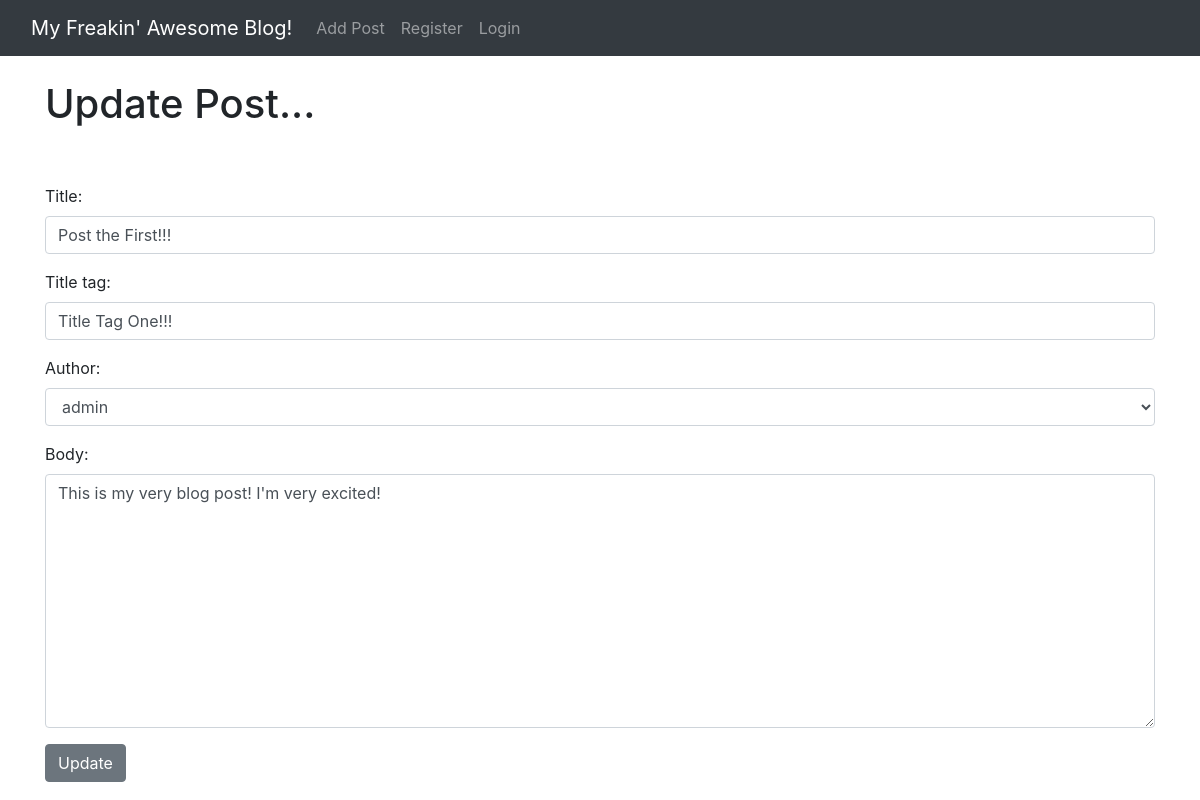
The app's page /article/edit/1 with its own data.
### theblog/models.py (models this page shows, shortened)
class Post(models.Model):
	title = models.CharField(max_length=255)
	title_tag = models.CharField(max_length=255)
	author = models.ForeignKey(User, on_delete=models.CASCADE)
	body = models.TextField()
	post_date = models.DateField(auto_now_add=True)

### theblog/views.py (the view)
# urls.py: path('article/edit/<int:pk>', UpdatePostView.as_view(), name='update_post'),
class UpdatePostView(UpdateView):
	model = Post
	form_class = PostForm
	template_name = 'update_post.html'

### theblog/forms.py
class PostForm(forms.ModelForm):
	class Meta:
		model = Post
		fields = ('title', 'title_tag', 'author', 'body')
		widgets = {
			'title': forms.TextInput(attrs={'class': 'form-control', 'placeholder': 'This is Title Placeholder Stuff'}),
			'title_tag': forms.TextInput(attrs={'class': 'form-control'}),
			'author': forms.Select(attrs={'class': 'form-control'}),
			'body': forms.Textarea(attrs={'class': 'form-control'}),
		}

### theblog/templates/update_post.html (shortened to what this page needs)
{% extends 'base.html' %}
{% block content %}
<h1>Update Post...</h1>
<br/><br/>
<div class="form-group">
	 <form method="POST">
		 {{ form.as_p }}
		 <button class="btn btn-secondary">Update</button>
</div>
{% endblock %}

### records on screen
Post: title "Post the First!!!", title_tag "Title Tag One!!!", author "admin", body "This is my very blog post! I'm very excited!"
